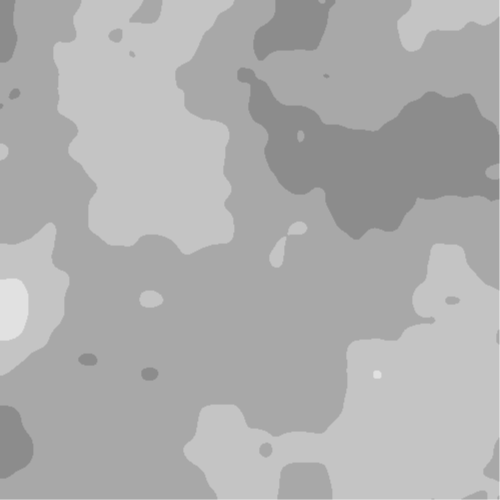
Frame 1 (no input)
Frame 2 (the mouse pressed at the canvas centre, redrawn once): identical to frame 1, image omitted

The p5.js sketch that drew this single still picture (run headless with seeded random() and noise() and a simulated clock; the mouse was pressed at the canvas centre and the sketch redrawn once):

// p5.js sketch
// ── sketch.js

function setup() {
    createCanvas(500,500);
    frameRate(30);

    pixelDensity(1);
}

function draw() {
    clear();

    for(let x = 0; x < width; x++) {
        for(let y = 0; y < height; y++) {

            // WorldHeight is a number between 0 and 1
            let worldHeight = noise(x/150, y/150);

            // Mapping WorldHeight using a color scale
            // Deep water
            if(worldHeight >= 0 && worldHeight < 0.2) {
                stroke(200);
            }

            // Shalow water
            else if(worldHeight >= 0.2 && worldHeight < 0.4) {
                stroke(150);
            }

            // Sand
            else if(worldHeight >= 0.4 && worldHeight < 0.6) {
                stroke(100);
            }

            // Grass
            else if(worldHeight >= 0.6 && worldHeight < 0.8) {
                stroke(50);
            }

            // Mountain
            else if(worldHeight >= 0.8 && worldHeight <= 1.0) {
                stroke(5);
            }

            point(x, y);
        }
    }

    noLoop();
}
